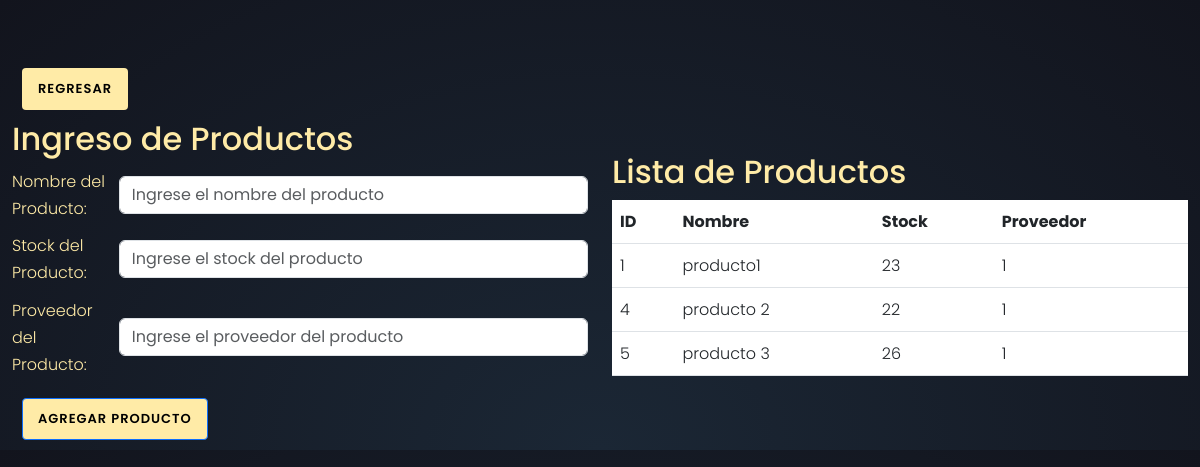
The page /index.php/producto on the database its author committed.
### tables this page shows
CREATE TABLE `producto` (
  `Producto_id` int(11) NOT NULL,
  `Producto_nombre` varchar(255) NOT NULL,
  `Producto_stock` varchar(255) NOT NULL,
  `Producto_Proveedor_id` int(11) DEFAULT NULL
);

### application/controllers/producto.php (called while the page is built, shortened)
<?php
class producto extends CI_Controller {
    public function __construct() {
        $this->load->model('productoModel');
    }
    public function index(){
        $resultados = $this->productoModel->getProductoData();
		$this->data['resultados'] = $resultados;
		$this->load->view('V_producto', $this->data);
    }
}
?>

### index.php (called while the page is built, shortened)
<?php
require_once BASEPATH.'core/CodeIgniter.php';

### application/models/productoModel.php (called while the page is built, shortened)
<?php
class productoModel extends CI_Model {
    public function getProductoData(){
		$this->db->select('Producto_id,Producto_nombre,Producto_stock,Producto_Proveedor_id');
		$this->db->from('Producto');
 		$query = $this->db->get();
		return $query->result();
	}
}
?>

### application/views/V_producto.php (the view, shortened to what this page needs)
<!DOCTYPE html>
<html>
<head>
    <link href="https://cdn.jsdelivr.net/npm/bootstrap@5.3.0/dist/css/bootstrap.min.css" rel="stylesheet"
>
    <link rel="stylesheet" href="<?php echo base_url('assets/Ticket/Css/style.css'); ?>">
</head>
<body>
<div class="container mt-5">
<button class="btn" onclick="location.href='<?php echo site_url('dashboard/index'); ?>'">Regresar</button>
    <h2>Ingreso de Productos</h2>
    <form action="<?php echo site_url('producto/agregar')?>" method="post">
    <div class="form-group">
        <label for="nombre">Nombre del Producto:</label>
        <input type="text" class="form-control" id="nombre" name="nombre" placeholder="Ingrese el nombre del producto">
    </div>
    <div class="form-group">
        <label for="stock">Stock del Producto:</label>
        <input type="text" class="form-control" id="stock" name="stock" placeholder="Ingrese el stock del producto">
    </div>
    <div class="form-group">
        <label for="prov">Proveedor del Producto:</label>
        <input type="text" class="form-control" id="prov" name="prov" placeholder="Ingrese el proveedor del producto">
    </div>
    <button type="submit" class="btn btn-primary">Agregar Producto</button>
</form>
</div>
<div class="container mt-5">
     <h2 class="mt-5">Lista de Productos</h2>
    <table class="table">
        <thead>
            <tr>
                <th>ID</th>
                <th>Nombre</th>
                <th>Stock</th>
                <th>Proveedor</th>
            </tr>
        </thead>
        <tbody>
            <?php foreach($resultados as $row):?>
                <tr>
                    <td><?php echo $row->Producto_id;?></td>
                    <td><?php echo $row->Producto_nombre;?></td>
                    <td><?php echo $row->Producto_stock;?></td>
                    <td><?php echo $row->Producto_Proveedor_id;?></td>
                </tr>
            <?php endforeach;?>
        </tbody>
    </table>
</div>
</body>
</html>

### assets/Ticket/Css/style.css (style rules this page uses)
body { font-family: 'Poppins', sans-serif; font-weight: 300; line-height: 1.7; color: #ffeba7; background-color: #1f2029; background: radial-gradient(ellipse at bottom, #1B2735 0%, #12141d 100%); display: flex; justify-content: center; align-items: center; }
.form-group { margin-top: 10px; width: 100%; display: flex; align-items: center; }
.form-group label { width: 120px; margin-right: 10px; }
.btn { margin: 20px 10px 10px; padding: 10px 15px; border-radius: 4px; font-size: 13px; font-weight: 600; text-transform: uppercase; transition: all 200ms linear; letter-spacing: 1px; background-color: #ffeba7; color: #000000; }

### rows shown on the page
producto: Producto_id "1", Producto_nombre "producto1", Producto_stock "23", Producto_Proveedor "1"
producto: Producto_id "4", Producto_nombre "producto 2", Producto_stock "22", Producto_Proveedor "1"
producto: Producto_id "5", Producto_nombre "producto 3", Producto_stock "26", Producto_Proveedor "1"
